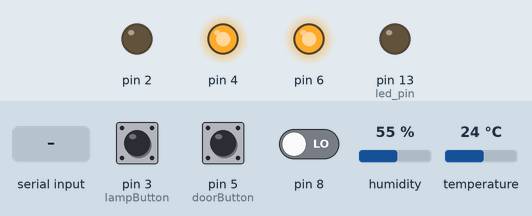
Recording of a sketch running on a simulated Arduino Uno, built with avr-gcc and run on an emulated ATmega328P. Parts: output pins drawn as LEDs (lit = HIGH). The inputs (shaded band) are chosen by the test bench; at power-on: pin 3 (lampButton) LOW, pin 5 (doorButton) LOW, pin 8 LOW, humidity 55 %, temperature 24 °C. What the sketch prints to the serial monitor is not drawn.

Above: at 1.2 s.
1.3 s: pin 3 (lampButton) pulled HIGH for 0.15 s
At 2.6 s:
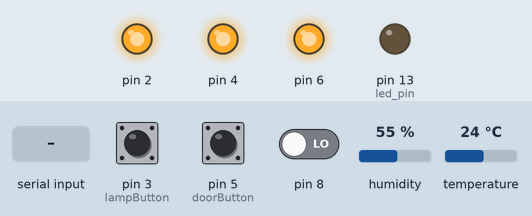
2.9 s: pin 5 (doorButton) pulled HIGH for 0.15 s
At 2.97 s:
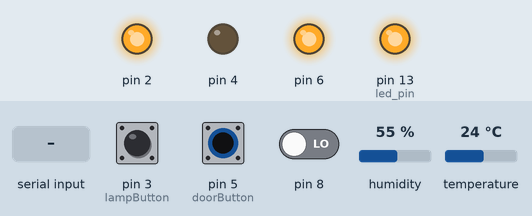
4.5 s: "1" received over Serial
At 5.3 s:
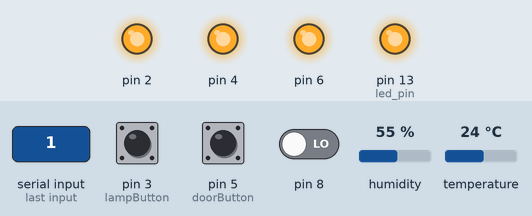
Timing chart, 0 to 7.5 s (numbered marks = the images above; inputs shaded):
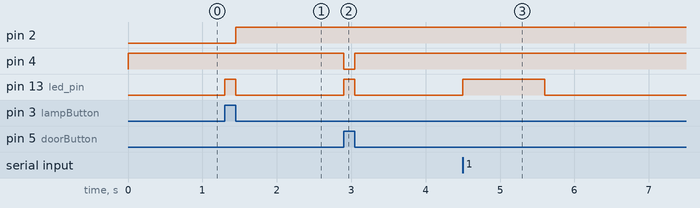

The sketch:

Shannon-Arduino-Node-1.ino
```cpp
#include "button.h"
#include "switch.h"
#include "sensor.h"
#include "digitalSensor.h"
#include <Adafruit_Sensor.h>
#include "Adafruit_Si7021.h"
#include <Adafruit_BMP280.h>

#define led_pin 13

Button doorButton(5);
Button lampButton(3);

Switch doorLock(byte(0x11), 4);
Switch lamp(byte(0x12), 2);
Switch humidifier(byte(0x13), 6);

DigitalSensor motion(byte(0x21), 8);

Adafruit_BMP280 bme; // I2C
Adafruit_Si7021 sensor = Adafruit_Si7021();  //id = 0x22 and 0x23
const byte humidity_id = 0x22;
const byte temperature_id = 0x23;


long previousMillis = 0;

void setup() {
  Serial.begin(9600);

  sensor.begin();

  pinMode(8, INPUT);

  pinMode(2, OUTPUT);
  pinMode(4, OUTPUT);
  pinMode(6, OUTPUT);
  pinMode(led_pin, OUTPUT);

  digitalWrite(2, LOW);
  digitalWrite(4, HIGH);
  digitalWrite(6, HIGH);


  doorButton.pushUpAction = doorButton_pushedUp;
  doorButton.pushDownAction = doorButton_pushedDown;

  lampButton.pushUpAction = lampButton_pushedUp;
  lampButton.pushDownAction = lampButton_pushedDown;
}

void loop() {
  doorButton.update();
  lampButton.update();

  // Receive
  byte serialBuff[2];
  if (Serial.available()){
    digitalWrite(led_pin, HIGH);

    Serial.readBytes(serialBuff, 2);
    byte id = serialBuff[0];
    byte command = serialBuff[1];

    if (id == byte(0x00)){
      responceDeviceList();

      delay(100);
      digitalWrite(led_pin, LOW);
      return;
    }

    doorLock.executeCodeWithId(command, id);
    lamp.executeCodeWithId(command, id);
    humidifier.executeCodeWithId(command, id);

    delay(100);
    digitalWrite(led_pin, LOW);
  }

  // Send
  if (millis() - previousMillis > 1000){
    postData(motion.id, byte(motion.value()));
    postData(humidity_id, byte(sensor.readHumidity()));
    postData(temperature_id, byte(sensor.readTemperature()));
    previousMillis = millis();
  }
}

void responceDeviceList(){
  byte deviceDefineId = byte(0x00);

  postData(deviceDefineId, doorLock.id);
  postData(deviceDefineId, lamp.id);
  postData(deviceDefineId, humidifier.id);
  postData(deviceDefineId, motion.id);
  postData(deviceDefineId, humidity_id);
  postData(deviceDefineId, temperature_id);
}

void postData(byte id, byte value){
  Serial.write(id);
  Serial.write(value);
}


// --------- Button CallBacks ------------
void doorButton_pushedUp(){
  doorLock.on();
  digitalWrite(led_pin, LOW);
}

void doorButton_pushedDown(){
  digitalWrite(led_pin, HIGH);
  doorLock.off();
}

void lampButton_pushedUp(){
  if (lamp.state() == true){
    lamp.off();
  } else {
    lamp.on();
  }
  digitalWrite(led_pin, LOW);
}

void lampButton_pushedDown(){
  digitalWrite(led_pin, HIGH);
}
```

button.h
```cpp
class Button{
  public:
  void update();
  Button(int pin);
  void (*pushDownAction)(void);
  void (*pushUpAction)(void);

  private:
  int pin;
  bool state = false;
};

Button::Button(int pin){
  this->pin = pin;
}

void Button::update(){
  bool newState = digitalRead(this->pin);

  if (this->state == newState){
    return;
  }

  if (newState == true){
    if (pushDownAction){
      this->pushDownAction();
    }
  } else {
    if (pushUpAction){
      this->pushUpAction();
    }
  }

  this->state = newState;
  delay(100);
}
```

digitalSensor.h
```cpp
//#include "sensor.h"

class DigitalSensor: public Sensor{
  public:
  int value();

  using Sensor::Sensor;
};

int DigitalSensor::value() {
  int out = 0;
  for(int i=0; i<100; i++){
    out += digitalRead(this->pin);
  }

  if (out > 30){
    return 1;
  } else {
    return 0;
  }
}
```

sensor.h
```cpp
class Sensor{
  protected:
  int pin;

  public:
  const byte id;
  Sensor(byte id, int pin);
  int value();
};

Sensor::Sensor(byte id, int pin): id(id){
  this->pin = pin;
}

int Sensor::value(){
  return digitalRead(this->pin);
}
```

switch.h
```cpp
class Switch{
  private:
  int pin;
  const byte onCode = 0x01;
  const byte offCode = 0x02;

  public:
  const byte id;
  Switch(byte id, int pin);
  void executeCodeWithId(byte cmd, byte id);
  void on();
  void off();
  bool state();
};

Switch::Switch(byte id, int pin) : id(id){
  this->pin = pin;
}

void Switch::executeCodeWithId(byte code, byte id){
  if (id != this->id){
    return;
  }

  if (code == this->onCode){
    this->on();
  } else if (code == this->offCode){
    this->off();
  }
}

bool Switch::state(){
  return digitalRead(this->pin);
}

void Switch::on(){
  digitalWrite(this->pin, HIGH);
}

void Switch::off(){
  digitalWrite(this->pin, LOW);
}
```

Measured:
- after the input at 1.3 s, pin 2: LOW → HIGH after 0.15 s; pin 13 (led_pin): LOW → HIGH at once, → LOW 0.15 s later
- after the input at 2.9 s, pin 4: HIGH → LOW at once, → HIGH 0.15 s later; pin 13 (led_pin): LOW → HIGH at once, → LOW 0.15 s later
- after the input at 4.5 s, pin 13 (led_pin): LOW → HIGH at once, → LOW 1.1 s later
